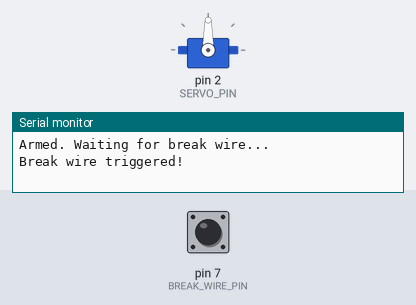
Simulated run of this sketch. Board: Arduino Uno, built with avr-gcc and run on an emulated ATmega328P. Parts: servo, the last lines printed to the serial monitor. The inputs (shaded band) are chosen by the test bench; at power-on: pin 7 (BREAK_WIRE_PIN) HIGH.

Above: at 0.1 s.
At 12.6 s:
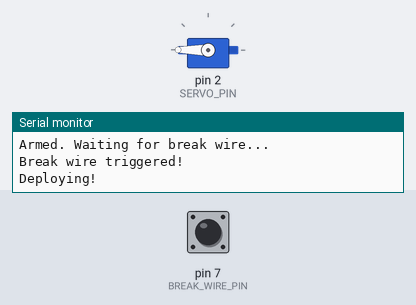
Timing chart, 0 to 14.1 s (numbered marks = the images above):
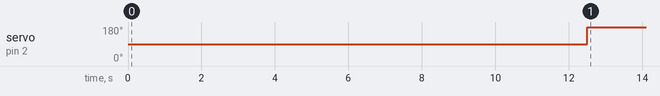

The sketch:

deploy_only.ino
```cpp
#include <Servo.h>

#define BREAK_WIRE_PIN  7
#define SERVO_PIN       2

const unsigned long DEPLOY_DELAY_MS = 12500;  // delay after wire break before servo actuates

Servo deployServo;

enum DeployState { ARMED, WIRE_BROKEN, DEPLOYING, DEPLOYED };
DeployState deployState = ARMED;

unsigned long wireBreakTime = 0;

void setup() {
  pinMode(BREAK_WIRE_PIN, INPUT_PULLUP);

  deployServo.attach(SERVO_PIN);
  deployServo.write(90);  // hold position

  Serial.begin(9600);
  unsigned long serialWaitStart = millis();
  while (!Serial && millis() - serialWaitStart < 3000);
  Serial.println("Armed. Waiting for break wire...");
}

void loop() {
  unsigned long now = millis();

  switch (deployState) {
    case ARMED:
      if (digitalRead(BREAK_WIRE_PIN) == HIGH) {
        deployState   = WIRE_BROKEN;
        wireBreakTime = now;
        Serial.println("Break wire triggered!");
      }
      break;

    case WIRE_BROKEN:
      if (now - wireBreakTime >= DEPLOY_DELAY_MS) {
        deployState = DEPLOYING;
        deployServo.write(180);  // release position
        Serial.println("Deploying!");
      }
      break;

    case DEPLOYING:
      deployState = DEPLOYED;
      break;

    case DEPLOYED:
      break;
  }
}
```

Measured:
- by itself, servo on pin 2 (SERVO_PIN): 90° → 180° at 12.5 s
